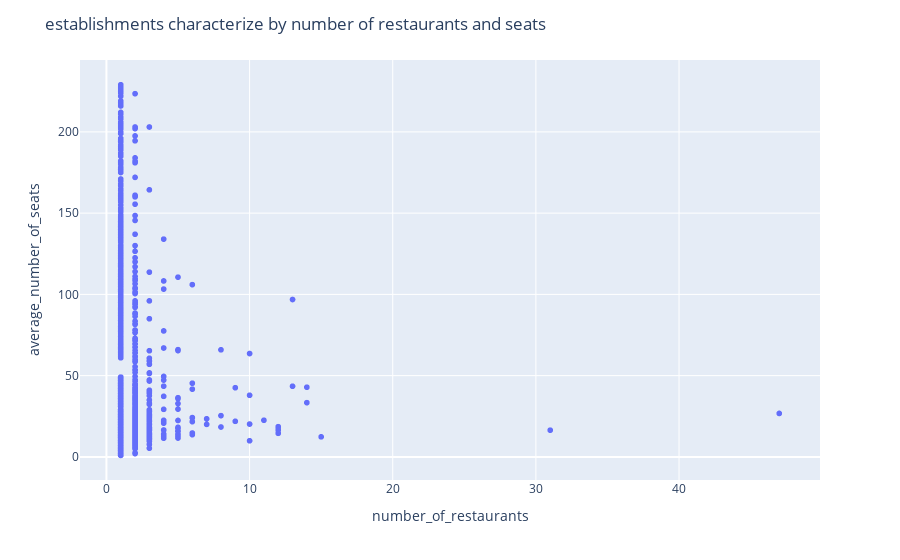

Notebook source saved alongside this figure:
### Markdown cell above
## What characterizes chains: many establishments with a small number of seats or a few establishments with a lot of seats?

### Code cell
df = rest_data.query('chain == True').groupby(
    'object_name').agg({'id':'count', 'number':'mean'}).reset_index()
df.columns = ['object_name', 'number_of_restaurants', 'average_number_of_seats']
fig = px.scatter(df, x="number_of_restaurants", y="average_number_of_seats")
fig.update_layout(
    title="establishments characterize by number of restaurants and seats"
)
fig.show()

### Figure 1 — Plotly figure (JSON) as saved in the notebook; plotly's stock layout.template omitted (floating-point values rounded to 4 significant figures; data arrays with more than 128 entries replaced by an {"elided": "..."} marker saying what was removed)
{"data": [{"hovertemplate": "number_of_restaurants=%{x}<br>average_number_of_seats=%{y}<extra></extra>", "legendgroup": "", "marker": {"color": "#636efa", "symbol": "circle"}, "mode": "markers", "name": "", "showlegend": false, "type": "scattergl", "x": {"elided": "2733 int values"}, "xaxis": "x", "y": {"elided": "2733 float values"}, "yaxis": "y"}], "layout": {"legend": {"tracegroupgap": 0}, "margin": {"t": 60}, "title": {"text": "establishments characterize by number of restaurants and seats"}, "xaxis": {"anchor": "y", "domain": [0, 1], "title": {"text": "number_of_restaurants"}}, "yaxis": {"anchor": "x", "domain": [0, 1], "title": {"text": "average_number_of_seats"}}}}
